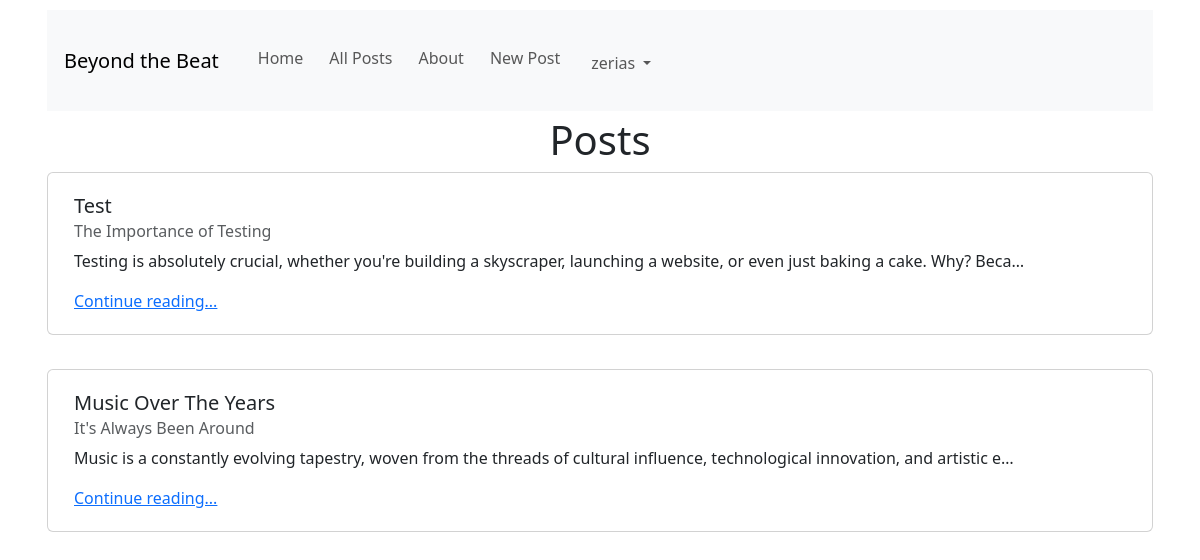
The page /posts/ (signed in) on the database its author committed.
### posts/models.py (models this page shows, shortened)
class Post(models.Model):
    title = models.CharField(max_length=128)
    subtitle = models.CharField(max_length=256)
    body = models.TextField()
    author = models.ForeignKey(
        get_user_model(),
        on_delete=models.CASCADE
    )
    status = models.ForeignKey(
        Status,
        on_delete=models.CASCADE
    )
    created_on = models.DateTimeField(auto_now_add=True)

### posts/views.py (the view)
# urls.py: path("", views.PostListView.as_view(), name="list"),
class PostListView(ListView):
    template_name = "posts/list.html"
    model = Post
    def get_context_data(self, **kwargs):
        context = super().get_context_data(**kwargs)
        pub_status = Status.objects.get(name="published")
        context["post_list"] = (
            Post.objects
            .filter(status=pub_status)
            .order_by("-created_on").reverse()
        )
        return context

### templates/posts/list.html (shortened to what this page needs)
{% extends "base.html" %}
{% block content %}
<h1>Posts</h1>
{% for post in post_list %}
<div class="card">
  <div class="card-body">
    <h5 class="card-title">{{ post.title }}</h5>
    <h6 class="card-subtitle mb-2 text-body-secondary">{{ post.subtitle }}</h6>
    <p class="card-text">{{ post.body|truncatechars:128 }}</p>
    <a href="{% url "detail" post.id %}" class="card-link">Continue reading...</a>
  </div>
</div>
<br />
{% endfor %}
{% endblock content %}

### templates/base.html (shortened to what this page needs)
{% load static %}
<!doctype html>
<html lang="en">
<head>
    <link href="https://cdn.jsdelivr.net/npm/bootstrap@5.3.3/dist/css/bootstrap.min.css"
      rel="stylesheet"
>
    <link rel="stylesheet" href="{% static 'css/base.css' %}">
</head>
<body>
    <div class="container">
        <nav class="navbar navbar-expand-lg bg-body-tertiary">
          <div class="container-fluid">
            <a class="navbar-brand" href="{% url "home" %}">Beyond the Beat</a>
            <div class="collapse navbar-collapse" id="navbarNavAltMarkup">
              <div class="navbar-nav">
                <a class="nav-link" href="{% url "home" %}">Home</a>
                <a class="nav-link" href="{% url "list" %}">All Posts</a>
                <a class="nav-link" href="{% url "about" %}">About</a>
                {% if user.is_authenticated %}
                <a class="nav-link" href="{% url "new" %}">New Post</a>
                <div class="nav-item dropdown d-flex">
                      <a class="nav-link dropdown-toggle" href="#" role="button" data-bs-toggle="dropdown" aria-expanded="false">
                          {{ user }}
                      </a>
                </div>
                {% else %}
                <a class="nav-link" href="{% url "signup" %}">Sign Up</a>
                <a class="nav-link" href="{% url "login" %}">Log In</a>
                {% endif %}
              </div>
            </div>
          </div>
        </nav>
    {% block content %}{% endblock content %}
    </div>
</body>
</html>

### static/css/base.css (style rules this page uses)
* { margin: 5px; padding: 0; }
h1 { text-align: center; }

### rows shown on the page
Post: title "Test", subtitle "The Importance of Testing", body "Testing is absolutely crucial, whether you're building a skyscraper, launching a website, or even just baking a cake. Why? Beca…"
Post: title "Music Over The Years", subtitle "It's Always Been Around", body "Music is a constantly evolving tapestry, woven from the threads of cultural influence, technological innovation, and artistic e…"

### other values the page prints
{{ user }} "zerias"
